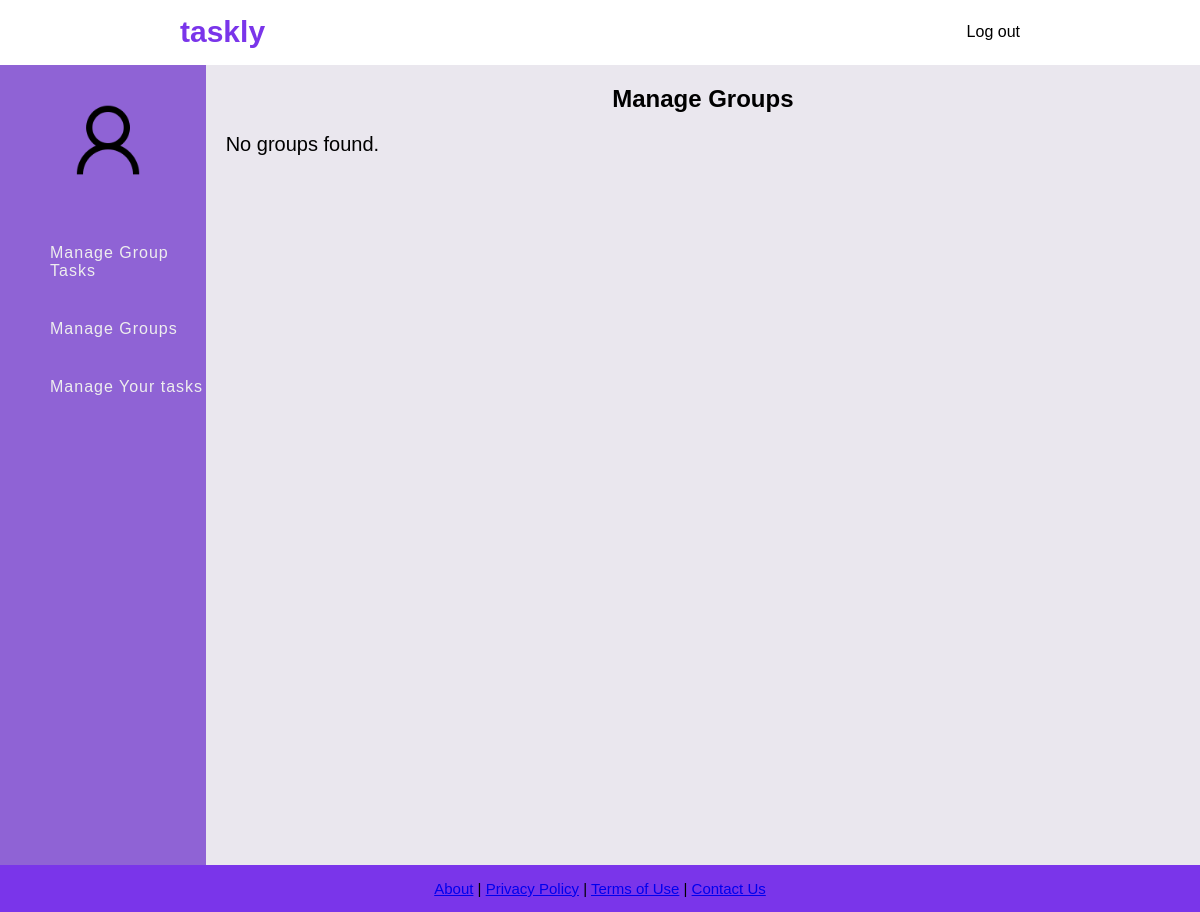
Before: /admin-tasks.php with the older database file.
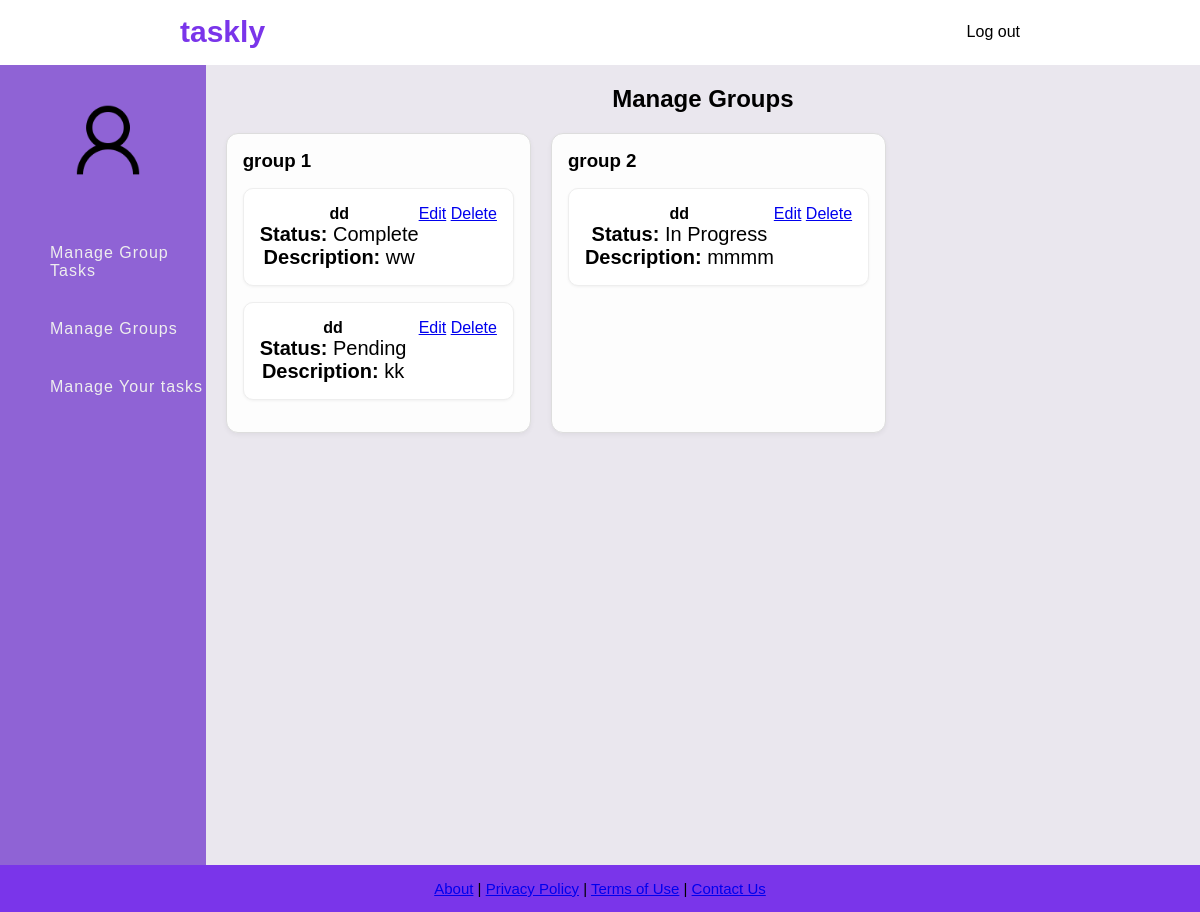
After: the same page with the newer database file.
### tables this page shows
CREATE TABLE GroupTable (
    Group_ID INTEGER PRIMARY KEY AUTOINCREMENT,
    Group_Name VARCHAR(255) NOT NULL,
    User_ID INTEGER NOT NULL,
    FOREIGN KEY (User_ID) REFERENCES User(User_ID) ON DELETE CASCADE
);

CREATE TABLE Group_Task (
    GroupTask_ID INTEGER PRIMARY KEY AUTOINCREMENT,
    GroupTask_Name VARCHAR(255) NOT NULL,
    GroupTask_Description TEXT NOT NULL,
    GroupTask_Status VARCHAR(50) NOT NULL,
    Group_ID INTEGER NOT NULL,
    FOREIGN KEY (Group_ID) REFERENCES GroupTable(Group_ID) ON DELETE CASCADE
);

### admin-tasks.php (the view, shortened to what this page needs)
<?php
include('db.php');
$userId = $_SESSION['user_id'] ?? 1;
$stmt = $conn->prepare("SELECT Group_ID, Group_Name FROM GroupTable WHERE User_ID = ?");
$stmt->execute([$userId]);
$groups = $stmt->fetchAll(PDO::FETCH_ASSOC);
$allGroupTasks = [];
if ($groups) {
    $stmt = $conn->prepare("
        SELECT GroupTask_ID, GroupTask_Name, GroupTask_Status, GroupTask_Description, Group_ID
        FROM Group_Task WHERE Group_ID IN (
            SELECT Group_ID FROM GroupTable WHERE User_ID = ?
        )
    ");
    $stmt->execute([$userId]);
    while ($task = $stmt->fetch(PDO::FETCH_ASSOC)) {
        $allGroupTasks[$task['Group_ID']][] = $task;
    }
}
?>
<!DOCTYPE html>
<html lang="en">
<head>
    <link rel="stylesheet" href="css/global.css">
</head>
<body>
<header class="navbar">
    <a href="admin-dashboard.php" class="navbar_title2"><h1>taskly</h1></a>
    <a class="navbar-index" href="logout.php">Log out</a>
</header>
<div class="container">
    <nav class="sidebar">
        <div class="user-profile">
            <a href="admin-profile.php"><img src="images/Sample_User_Icon.png" alt="User"></a>
            <h4><?php echo $_SESSION['User_Fname']; ?></h4>
        </div>
        <ul>
            <li><a href="admin-tasks.php">Manage Group Tasks</a></li>
            <li><a href="admin-group.php">Manage Groups</a></li>
            <li><a href="admin-task_personal.php">Manage Your tasks</a></li>
        </ul>
    </nav>
    <section class="task-content">
    <div class="task-container">
        <h2>Manage Groups</h2>
        <div class="tasklist-view">
            <?php if (!$groups): ?>
                <p>No groups found.</p>
            <?php else: ?>
                <?php foreach ($groups as $group): ?>
                    <div class="group-panel">
                        <div class="group-header">
                            <h3><?= htmlspecialchars($group['Group_Name']) ?></h3>
                        </div>
                        <div class="tasks-view">
                            <?php if (empty($allGroupTasks[$group['Group_ID']])): ?>
                                <p>No tasks for this group.</p>
                            <?php else: ?>
                                <?php foreach ($allGroupTasks[$group['Group_ID']] as $task): ?>
                                    <div class="task-card">
                                        <div class="task-info">
                                            <h4><?= htmlspecialchars($task['GroupTask_Name']) ?></h4>
                                            <p><strong>Status:</strong> <?= htmlspecialchars($task['GroupTask_Status']) ?></p>
                                            <p><strong>Description:</strong> <?= htmlspecialchars($task['GroupTask_Description'] ?? 'No description.') ?></p>
                                        </div>
                                        <br>
                                        <div class="task-actions">
                                            <a href="edit_grouptask.php?task_id=<?= $task['GroupTask_ID'] ?>">Edit</a>
                                            <a href="delete_grouptask.php?GroupTask_ID=<?= $task['GroupTask_ID'] ?>" onclick="return confirm('Delete this task?')">Delete</a>
                                        </div>
                                    </div>
                                <?php endforeach; ?>
                            <?php endif; ?>
                        </div>
                    </div>
                <?php endforeach; ?>
            <?php endif; ?>
        </div>
    </div>
    </section>
</div>
<footer class="footer">
    <p class="footer__text">
        <a href="#">About</a> | <a href="#">Privacy Policy</a> |
        <a href="#">Terms of Use</a> | <a href="#">Contact Us</a>
    </p>
</footer>
</body>
</html>

### css/global.css (style rules this page uses)
* { padding: 0; margin: 0; box-sizing: border-box; font-family: Arial, sans-serif; }
body { display: flex; flex-direction: column; min-height: 100vh; }
.navbar { color: black; display: flex; justify-content: space-between; align-items: center; padding: 15px 180px; margin-bottom: 1px; }
.navbar_title2 { font-size: 15px; font-weight: bold; color: #7a35ea; text-decoration: none; }
.navbar-index { text-decoration: none; color: black; font-size: 16px; transition: color 0.3s ease; }
.container { display: flex; }
.sidebar { width: 250px; min-height: 100vh; background-color: #8f63d5; }
.sidebar ul { margin-top: 20px; list-style: none; }
.sidebar ul li { font-size: 16px; padding: 20px 0px; padding-left: 50px; transition: 500ms background; }
.sidebar ul li a { text-decoration: none; color: #eee; cursor: pointer; letter-spacing: 1px; }
.user-profile { text-align: center; padding-left: 10px; padding-top: 25px; }
.user-profile img { width: 100px; border-radius: 50%; }
.user-profile h4 { color: #ccc; padding: 5px 0; }
.task-content { width: 100%; background-color: #eae7ee; background-size: cover; background-position: center; display: flex; text-align: center; flex-direction: column; padding: 20px; }
.task-container p { font-size: 20px; }
.tasklist-view { display: flex; flex-wrap: wrap; gap: 20px; justify-content: flex-start; margin: 20px 0; }
.footer p { font-size: 15px; text-align: center; }
.group-panel { border: 1px solid #ddd; border-radius: 12px; padding: 1rem; align-items: center; margin-bottom: 2rem; background-color: #fdfdfd; box-shadow: 0 2px 5px rgba(0,0,0,0.05); }
.group-header { display: flex; justify-content: space-between; align-items: center; text-align: center; margin-bottom: 1rem; }
.task-card { display: flex; justify-content: space-between; align-items: flex-start; background-color: #fff; border: 1px solid #eee; border-radius: 10px; padding: 1rem; margin-bottom: 1rem; box-shadow: 0 1px 3px rgba(0,0,0,0.05); }
.task-info { max-width: 75%; }
.footer { background-color: #7a35ea; text-align: center; padding: 15px; width: 100%; margin-top: auto; }

Changed rows visible on the page:
added grouptable: Group_Name "group 1"
added group_task: GroupTask_Name "dd", GroupTask_Status "Complete", GroupTask_Description "ww", shown under "group 1"
added group_task: GroupTask_Name "dd", GroupTask_Status "Pending", GroupTask_Description "kk", shown under "group 1"
added grouptable: Group_Name "group 2"
added group_task: GroupTask_Name "dd", GroupTask_Status "In Progress", GroupTask_Description "mmmm", shown under "group 2"
Other visible differences:
text no longer shown: "No groups found."
